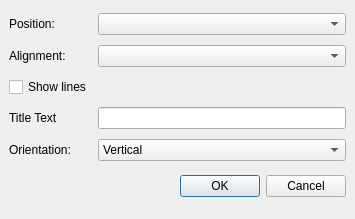
<ui version="4.0" >
 <author></author>
 <comment></comment>
 <exportmacro></exportmacro>
 <class>AddLegendDialog</class>
 <widget class="QDialog" name="AddLegendDialog" >
  <property name="geometry" >
   <rect>
    <x>0</x>
    <y>0</y>
    <width>355</width>
    <height>219</height>
   </rect>
  </property>
  <property name="windowTitle" >
   <string>Dialog</string>
  </property>
  <layout class="QGridLayout" >
   <property name="margin" >
    <number>9</number>
   </property>
   <property name="spacing" >
    <number>6</number>
   </property>
   <item row="1" column="0" >
    <widget class="QLabel" name="label_4" >
     <property name="text" >
      <string>Alignment:</string>
     </property>
    </widget>
   </item>
   <item row="0" column="0" >
    <widget class="QLabel" name="label" >
     <property name="text" >
      <string>Position:</string>
     </property>
    </widget>
   </item>
   <item row="1" column="1" >
    <widget class="QComboBox" name="alignmentCO" />
   </item>
   <item row="0" column="1" >
    <widget class="QComboBox" name="positionCO" />
   </item>
   <item row="5" column="0" colspan="2" >
    <layout class="QHBoxLayout" >
     <property name="margin" >
      <number>0</number>
     </property>
     <property name="spacing" >
      <number>6</number>
     </property>
     <item>
      <spacer>
       <property name="orientation" >
        <enum>Qt::Horizontal</enum>
       </property>
       <property name="sizeHint" >
        <size>
         <width>131</width>
         <height>31</height>
        </size>
       </property>
      </spacer>
     </item>
     <item>
      <widget class="QPushButton" name="okButton" >
       <property name="text" >
        <string>OK</string>
       </property>
      </widget>
     </item>
     <item>
      <widget class="QPushButton" name="cancelButton" >
       <property name="text" >
        <string>Cancel</string>
       </property>
      </widget>
     </item>
    </layout>
   </item>
   <item row="4" column="1" >
    <widget class="QComboBox" name="orientationCO" >
     <item>
      <property name="text" >
       <string>Vertical</string>
      </property>
     </item>
     <item>
      <property name="text" >
       <string>Horizontal</string>
      </property>
     </item>
    </widget>
   </item>
   <item row="4" column="0" >
    <widget class="QLabel" name="label_3" >
     <property name="text" >
      <string>Orientation:</string>
     </property>
    </widget>
   </item>
   <item row="3" column="1" >
    <widget class="QLineEdit" name="titleTextED" />
   </item>
   <item row="3" column="0" >
    <widget class="QLabel" name="label_2" >
     <property name="text" >
      <string>Title Text</string>
     </property>
    </widget>
   </item>
   <item row="2" column="0" >
    <widget class="QCheckBox" name="showLinesCB" >
     <property name="text" >
      <string>Show lines</string>
     </property>
    </widget>
   </item>
  </layout>
 </widget>
 <pixmapfunction></pixmapfunction>
 <resources/>
 <connections>
  <connection>
   <sender>okButton</sender>
   <signal>clicked()</signal>
   <receiver>AddLegendDialog</receiver>
   <slot>accept()</slot>
   <hints>
    <hint type="sourcelabel" >
     <x>278</x>
     <y>253</y>
    </hint>
    <hint type="destinationlabel" >
     <x>96</x>
     <y>254</y>
    </hint>
   </hints>
  </connection>
  <connection>
   <sender>cancelButton</sender>
   <signal>clicked()</signal>
   <receiver>AddLegendDialog</receiver>
   <slot>reject()</slot>
   <hints>
    <hint type="sourcelabel" >
     <x>369</x>
     <y>253</y>
    </hint>
    <hint type="destinationlabel" >
     <x>179</x>
     <y>282</y>
    </hint>
   </hints>
  </connection>
 </connections>
</ui>
